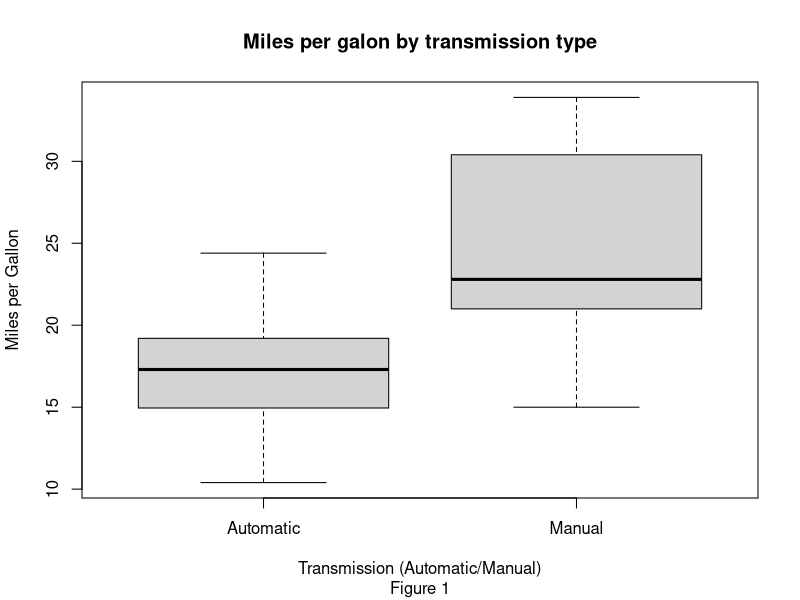

Reproduce this figure in R.
## ---- chunk 1
knitr::opts_chunk$set(echo = TRUE)
## ---- chunk 2
head(mtcars)
mtcars$am <- factor(mtcars$am,labels=c('Automatic','Manual'))
## ---- chunk 3
boxplot(mpg~am, data = mtcars,
        xlab = "Transmission (Automatic/Manual)",
        ylab = "Miles per Gallon",
        main = "Miles per galon by transmission type")
mtext("Figure 1",side=1,line=4)
